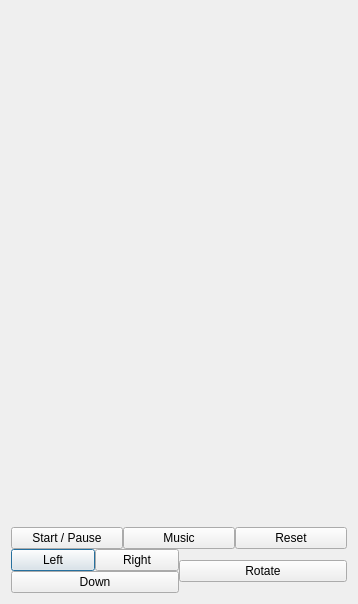
<?xml version="1.0" encoding="UTF-8"?>
<ui version="4.0">
 <class>GameScreen</class>
 <widget class="QDialog" name="GameScreen">
  <property name="geometry">
   <rect>
    <x>0</x>
    <y>0</y>
    <width>358</width>
    <height>604</height>
   </rect>
  </property>
  <property name="windowTitle">
   <string>Dialog</string>
  </property>
  <property name="styleSheet">
   <string notr="true">qApp-&gt;setStyleSheet(&quot;QLineEdit { background-color: black }&quot;);</string>
  </property>
  <layout class="QGridLayout" name="gridLayout_2">
   <item row="0" column="0">
    <layout class="QGridLayout" name="gridLayout" rowstretch="2,0,0" rowminimumheight="0,0,0">
     <property name="spacing">
      <number>0</number>
     </property>
     <item row="2" column="0">
      <layout class="QHBoxLayout" name="horizontalLayout_3">
       <item>
        <layout class="QVBoxLayout" name="verticalLayout">
         <item>
          <layout class="QHBoxLayout" name="horizontalLayout_2">
           <item>
            <widget class="QPushButton" name="Move_Left_Btn">
             <property name="text">
              <string>Left</string>
             </property>
            </widget>
           </item>
           <item>
            <widget class="QPushButton" name="Move_Right_Btn">
             <property name="text">
              <string>Right</string>
             </property>
            </widget>
           </item>
          </layout>
         </item>
         <item>
          <widget class="QPushButton" name="Move_Down_Btn">
           <property name="text">
            <string>Down</string>
           </property>
          </widget>
         </item>
        </layout>
       </item>
       <item>
        <widget class="QPushButton" name="Rotate_Right_Btn">
         <property name="text">
          <string>Rotate</string>
         </property>
        </widget>
       </item>
      </layout>
     </item>
     <item row="1" column="0">
      <layout class="QHBoxLayout" name="horizontalLayout">
       <item>
        <widget class="QPushButton" name="Start_Pause_Btn">
         <property name="text">
          <string>Start / Pause</string>
         </property>
        </widget>
       </item>
       <item>
        <widget class="QPushButton" name="Music_Btn">
         <property name="text">
          <string>Music</string>
         </property>
        </widget>
       </item>
       <item>
        <widget class="QPushButton" name="Reset_Btn">
         <property name="text">
          <string>Reset</string>
         </property>
        </widget>
       </item>
      </layout>
     </item>
     <item row="0" column="0">
      <layout class="QVBoxLayout" name="verticalLayout_3">
       <item>
        <layout class="QHBoxLayout" name="horizontalLayout_5" stretch="4,1">
         <property name="spacing">
          <number>0</number>
         </property>
         <item>
          <widget class="QWidget" name="First_Screen_Game" native="true"/>
         </item>
         <item>
          <widget class="QWidget" name="Second_Screen_Game" native="true"/>
         </item>
        </layout>
       </item>
      </layout>
     </item>
    </layout>
   </item>
  </layout>
 </widget>
 <tabstops>
  <tabstop>Start_Pause_Btn</tabstop>
  <tabstop>Music_Btn</tabstop>
  <tabstop>Move_Right_Btn</tabstop>
  <tabstop>Rotate_Right_Btn</tabstop>
  <tabstop>Reset_Btn</tabstop>
  <tabstop>Move_Left_Btn</tabstop>
  <tabstop>Move_Down_Btn</tabstop>
 </tabstops>
 <resources/>
 <connections/>
</ui>
